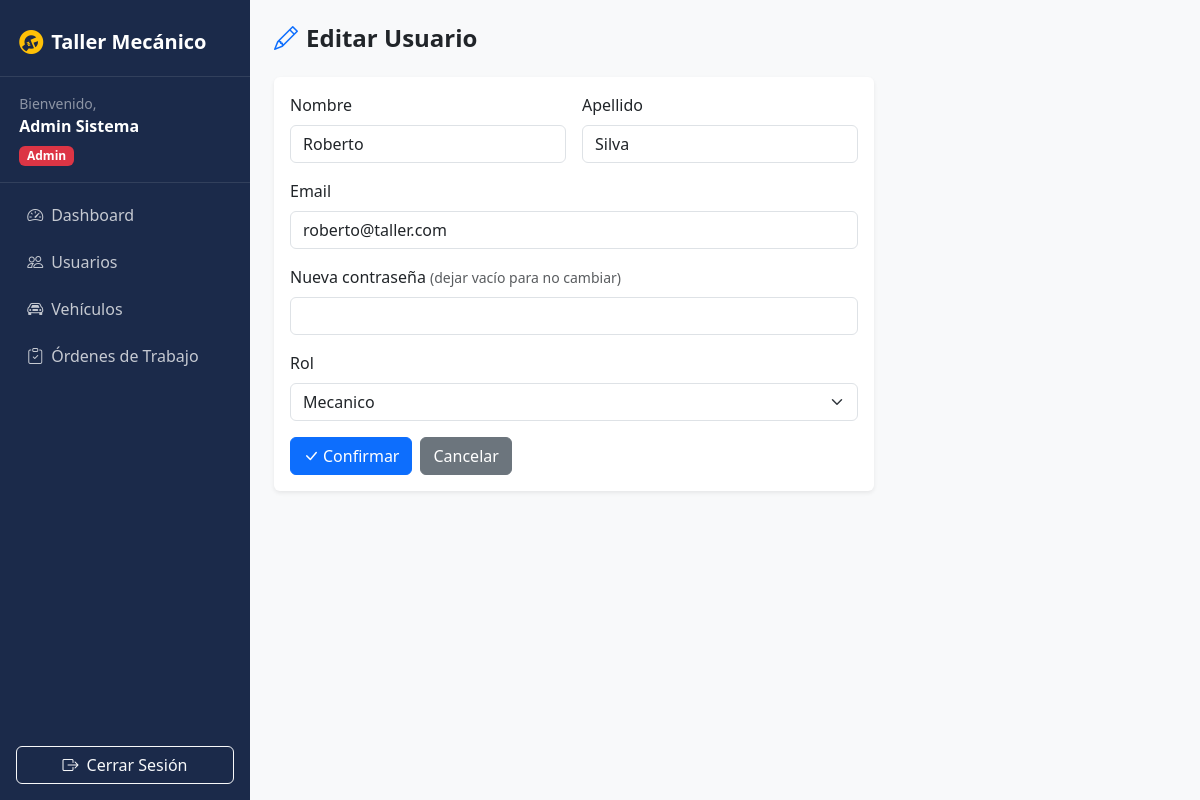
/modificarusuario.php?id=2 (signed in), run on the app's committed database.
### tables this page shows
CREATE TABLE usuarios (
    id INT PRIMARY KEY AUTO_INCREMENT,
    nombre VARCHAR(100) NOT NULL,
    apellido VARCHAR(100) NOT NULL,
    email VARCHAR(100) NOT NULL UNIQUE,
    password VARCHAR(32) NOT NULL,
    rol ENUM('admin','cliente','mecanico','electricista') NOT NULL,
    created_at TIMESTAMP DEFAULT CURRENT_TIMESTAMP
);

### consultas.php (called while the page is built, shortened)
<?php
function obtenerUsuario($conexion, $id) {
    $SQL = "SELECT * FROM usuarios WHERE id = $id";
    $rs = mysqli_query($conexion, $SQL);
    $data = mysqli_fetch_array($rs);
    return $data;
}

### modificarusuario.php (the view, shortened to what this page needs)
<?php
require_once 'consultas.php';
$conexion = conexion();
$id = (int)$_GET['id'];
$usuario = obtenerUsuario($conexion, $id);
?>
<?php include 'header.php'; ?>
<?php include 'menulateral.php'; ?>
<div class="container-fluid p-4">
    <div class="d-flex justify-content-between align-items-center mb-4">
        <h4 class="fw-bold mb-0"><i class="bi bi-pencil me-2 text-primary"></i>Editar Usuario</h4>
    </div>
    <div class="card border-0 shadow-sm" style="max-width:600px;">
        <div class="card-body">
            <form method="POST" action="">
                <div class="row g-3">
                    <div class="col-md-6">
                        <label class="form-label">Nombre</label>
                        <input type="text" name="nombre" class="form-control" required
                            value="<?php echo isset($_POST['nombre']) ? $_POST['nombre'] : $usuario['nombre']; ?>">
                    </div>
                    <div class="col-md-6">
                        <label class="form-label">Apellido</label>
                        <input type="text" name="apellido" class="form-control" required
                            value="<?php echo isset($_POST['apellido']) ? $_POST['apellido'] : $usuario['apellido']; ?>">
                    </div>
                    <div class="col-12">
                        <label class="form-label">Email</label>
                        <input type="email" name="email" class="form-control" required
                            value="<?php echo isset($_POST['email']) ? $_POST['email'] : $usuario['email']; ?>">
                    </div>
                    <div class="col-12">
                        <label class="form-label">Nueva contraseña <small class="text-muted">(dejar vacío para no cambiar)</small></label>
                        <input type="password" name="password" class="form-control">
                    </div>
                    <div class="col-12">
                        <label class="form-label">Rol</label>
                        <select name="rol" class="form-select" required>
                            <?php
                            $roles = ['admin','mecanico','electricista','cliente'];
                            if (isset($_POST['rol'])) {
                                $rol_actual = $_POST['rol'];
                            } else {
                                $rol_actual = $usuario['rol'];
                            }
                            foreach ($roles as $r) {
                            ?>
                            <option value="<?php echo $r; ?>" <?php echo $rol_actual === $r ? 'selected' : ''; ?>><?php echo ucfirst($r); ?></option>
                            <?php } ?>
                        </select>
                    </div>
                    <div class="col-12 d-flex gap-2">
                        <button type="submit" name="modificar" value="1" class="btn btn-primary">
                            <i class="bi bi-check-lg me-1"></i>Confirmar
                        </button>
                        <a href="tablausuarios.php" class="btn btn-secondary">Cancelar</a>
                    </div>
                </div>
            </form>
        </div>
    </div>
</div>
<?php include 'footer.php'; ?>

### data on the page
usuarios: nombre "Roberto", apellido "Silva", email "roberto@taller.com", rol "Mecanico"

### other printed values
$_SESSION['nombre'] "Admin"
$_SESSION['apellido'] "Sistema"
$rol "Admin"
